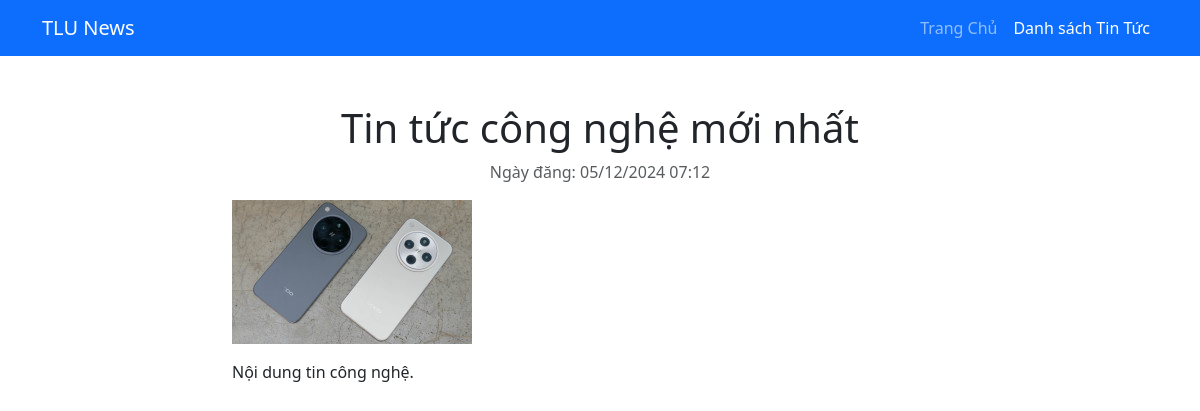
The page /index.php?controller=news&action=detail&id=1 on the database its author committed.
### tables this page shows
CREATE TABLE `news` (
  `id` int(11) NOT NULL,
  `title` varchar(255) NOT NULL,
  `content` text NOT NULL,
  `image` varchar(255) DEFAULT NULL,
  `created_at` datetime DEFAULT current_timestamp(),
  `category_id` int(11) DEFAULT NULL
);

### controllers/HomeController.php (called while the page is built, shortened)
<?php
require_once 'models/News.php';
class HomeController {
    public function detail($id) {
        $news = News::getById($id);
        include 'views/news/detail.php';
    }
}
?>

### controllers/NewsController.php (called while the page is built)
<?php
require_once 'models/News.php';
class NewsController {
    public function detail() {
        $id = $_GET['id'];
        require_once "controllers/HomeController.php";
        $controllerObj = new HomeController();
        $controllerObj->detail($id);
    }
}
?>

### models/News.php (called while the page is built, shortened)
<?php
class News {
    public static function getById($id) {
        $db = new Database();
        $conn = $db->connect();
        $stmt = $conn->prepare("SELECT * FROM news WHERE id = :id");
        $stmt->bindParam(':id', $id, PDO::PARAM_INT);
        $stmt->execute();
        return $stmt->fetch(PDO::FETCH_ASSOC);
    }
}
?>

### views/news/detail.php (the view, shortened to what this page needs)
<!DOCTYPE html>
<html lang="en">
<head>
    <link href="https://cdn.jsdelivr.net/npm/bootstrap@5.3.0/dist/css/bootstrap.min.css" rel="stylesheet">
</head>
<body>
    <nav class="navbar navbar-expand-lg navbar-dark bg-primary">
        <div class="container">
            <a class="navbar-brand" href="#">TLU News</a>
            <div class="collapse navbar-collapse" id="navbarNav">
                <ul class="navbar-nav ms-auto">
                    <li class="nav-item">
                        <a class="nav-link">Trang Chủ</a>
                    </li>
                    <li class="nav-item">
                        <a class="nav-link active" href="?controller=home&action=index">Danh sách Tin Tức</a>
                    </li>
                </ul>
            </div>
        </div>
    </nav>
    <div class="container mt-5">
        <h1 class="text-center"><?= $news['title'] ?></h1>
        <p class="text-center text-muted">
            Ngày đăng: <?= date('d/m/Y H:i', strtotime($news['created_at'])) ?>
        </p>
        <div class="row">
            <div class="col-md-8 offset-md-2">
                <img src="<?= $news['image'] ?>" class="img-fluid" alt="Hình ảnh tin tức">
                <p class="mt-3"><?= nl2br($news['content']) ?></p>
            </div>
        </div>
    </div>
</body>
</html>

### rows shown on the page
news: title "Tin tức công nghệ mới nhất", created_at "05/12/2024 07:12", image (picture), content "Nội dung tin công nghệ."
